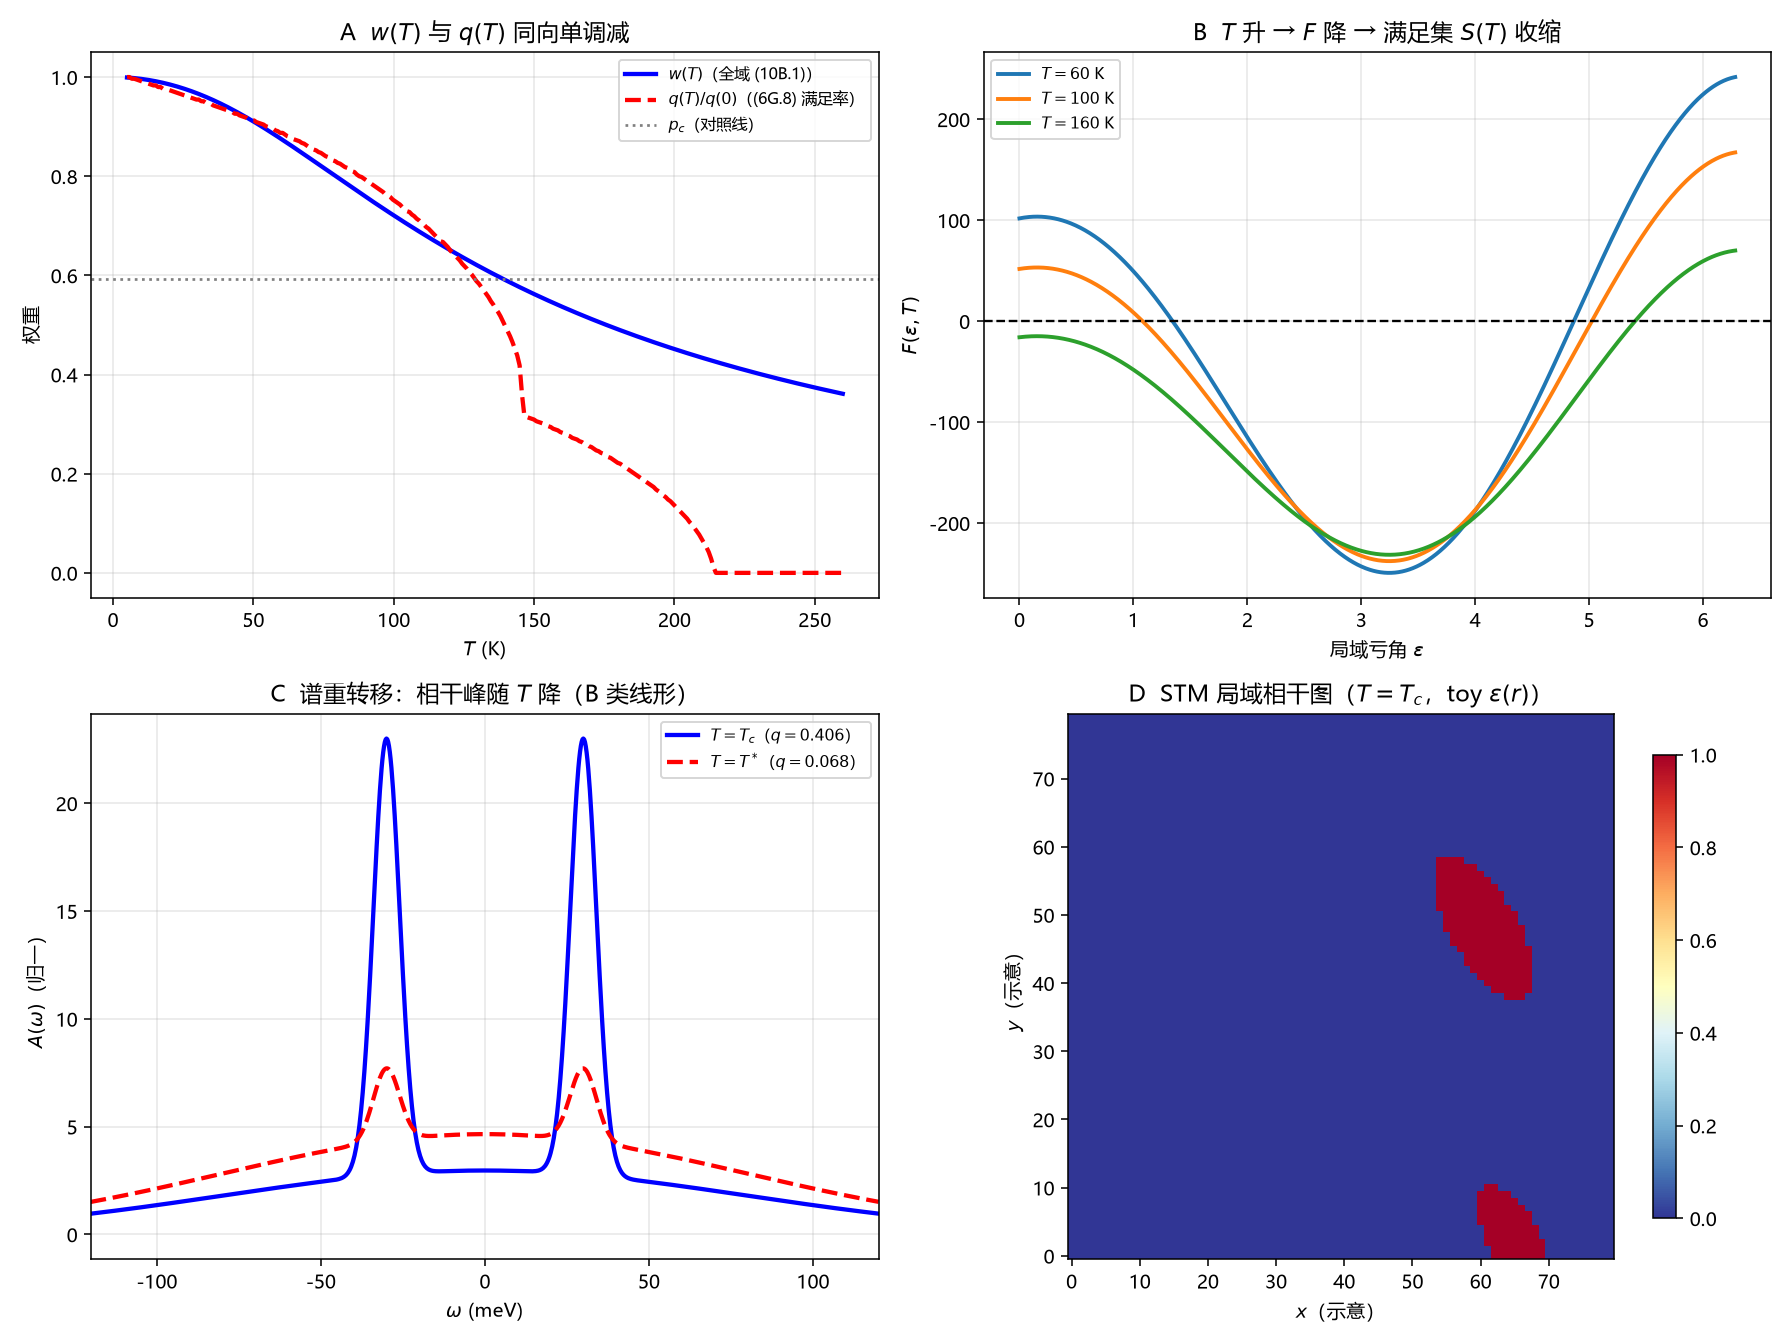

The Python source for this figure:
# -*- coding: utf-8 -*-
"""
R30：G21 满足率 q(T) 的链内定义与单调性
=====================================================================
预注册 R30 的 P1–P5（跑数前写死）：
  P1 (6G.8) 前件审计
  P2 F(eps,T) 随 T 严格减 ⇒ S(T2)⊆S(T1) ⇒ q 非增
  P3 全域 w(T)（非低温展开）
  P4 两分量谱归一；q(Tc)>q(T*)
  P5 Lean 单调性与子集

复跑：python "10 探索/超导第一性研究/04_计算验证/R30_G21满足率单调性.py"
"""
import csv
import math
import os
import sys

try:
    sys.stdout.reconfigure(encoding="utf-8")
except Exception:
    pass

import numpy as np
from scipy.integrate import quad
import matplotlib
matplotlib.use("Agg")
import matplotlib.pyplot as plt

plt.rcParams["font.sans-serif"] = ["Microsoft YaHei", "SimHei", "DejaVu Sans"]
plt.rcParams["axes.unicode_minus"] = False

OUT = os.path.dirname(os.path.abspath(__file__))
ROOT = os.path.abspath(os.path.join(OUT, "..", "..", ".."))
wD, Tc, Tstar, pc = 300.0, 83.0, 200.0, 0.592746


def w_full(T):
    x = T / wD
    if x <= 0:
        return 1.0
    return 2.0 * quad(lambda y: y * math.tanh(y / (2.0 * x)), 0.0, 1.0,
                      epsabs=1e-13, epsrel=1e-13)[0]


def main():
    # ---------- P1：前件审计 ----------
    card = open(os.path.join(ROOT, "10 探索", "超导第一性研究", "03_推导工作台",
                             "环06_G19容差标定.md"), encoding="utf-8").read()
    assert "J_0\\,A(\\varepsilon)\\,w(T)\\,\\cos" in card, "P1: (6G.8) 缺失"
    assert "非相干" in card, "P1: 热项方向缺失"

    # ---------- P3：全域 w(T) ----------
    Ts = np.linspace(5.0, 260.0, 300)
    ws = np.array([w_full(t) for t in Ts])
    assert np.all(np.diff(ws) < 0), "P3: w 应严格减"
    wc = w_full(Tc)
    assert 0 < wc < 1, "P3: 0<w(Tc)<1"

    # ---------- P2：F(eps,T) 单调 + q 非增 ----------
    # 示意参数（B 类）：A(eps)=1+eps/(2pi)，Lambda=N*eps，s=1/2，J0 定标
    eps = np.linspace(0.0, 2 * math.pi, 1200)
    N, s = 2.0, 0.5
    Aeps = 1.0 + eps / (2 * math.pi)
    cosL = np.cos(s * N * eps)
    J0 = 160.0
    k = 2.0 / math.pi

    def satisfy(T):
        F = J0 * Aeps * w_full(T) * cosL - k * T
        return F >= 0.0

    qs = np.array([satisfy(t).mean() for t in Ts])
    assert np.all(np.diff(qs) <= 1e-12), "P2: q 应非增"
    qc, qstar = satisfy(Tc).mean(), satisfy(Tstar).mean()
    assert qc > qstar, "P4: q(Tc) 应 > q(T*)"

    # 子集包含（在 eps 网格上逐点验证）
    for i in range(len(Ts) - 1):
        assert not np.any(satisfy(Ts[i + 1]) & ~satisfy(Ts[i])), "P2: S(T2) 不是 S(T1) 子集"

    # ---------- P4：两分量谱（B 类形状） ----------
    omega = np.linspace(-1.0, 1.0, 8001)
    delta = 0.03
    def gauss(center, width):
        g = np.exp(-0.5 * ((omega - center) / width) ** 2) / (width * math.sqrt(2 * math.pi))
        g += np.exp(-0.5 * ((omega + center) / width) ** 2) / (width * math.sqrt(2 * math.pi))
        return g / 2.0
    acoh, aincoh = gauss(delta, 0.004), gauss(0.0, 0.08)
    A_c = qc * acoh + (1 - qc) * aincoh
    A_s = qstar * acoh + (1 - qstar) * aincoh
    for A in (A_c, A_s):
        assert abs(float(np.trapezoid(A, omega)) - 1.0) < 1e-12, "P4: 谱未归一"

    # STM 示意局域谱重（toy epsilon 场，B 类）
    xx, yy = np.meshgrid(np.linspace(0, 1, 80), np.linspace(0, 1, 80))
    eps_field = math.pi + 1.3 * np.sin(6 * xx) * np.cos(5 * yy) + 0.9 * np.cos(11 * xx + 7 * yy)
    q_local = (J0 * (1 + eps_field / (2 * math.pi)) * w_full(Tc)
               * np.cos(s * N * eps_field) - k * Tc >= 0).astype(float)

    print("R30 G21 满足率（链内定义＋单调性，参数示意 B 类）：")
    print("  P1 (6G.8) 前件审计通过；热项取非相干 Θ(T)")
    print("  P2 子集包含全链成立；q(T) 非增")
    print("  P3 全域 w(Tc)=%.4f（低温展开在 T*/ωD≈0.67 失效，不用）" % wc)
    print("  P4 q(Tc)=%.4f > q(T*)=%.4f（p_c=%.4f 仅作对照线）" % (qc, qstar, pc))
    print("     两分量谱归一残差 <1e-12；STM 示意局域相干面积分数=%.4f" % q_local.mean())

    # ---------- 四面板 ----------
    fig, axes = plt.subplots(2, 2, figsize=(12.8, 9.6))

    ax = axes[0, 0]
    ax.plot(Ts, ws, "b-", lw=2.2, label="$w(T)$（全域 (10B.1)）")
    ax.plot(Ts, qs / qs.max(), "r--", lw=2.2, label="$q(T)/q(0)$（(6G.8) 满足率）")
    ax.axhline(pc, color="gray", ls=":", lw=1.4, label="$p_c$（对照线）")
    ax.set_xlabel("$T$ (K)")
    ax.set_ylabel("权重")
    ax.set_title("A  $w(T)$ 与 $q(T)$ 同向单调减")
    ax.legend(fontsize=8)
    ax.grid(alpha=0.3)

    ax = axes[0, 1]
    for T in [60.0, 100.0, 160.0]:
        Fbar = J0 * Aeps * w_full(T) * cosL - k * T
        ax.plot(eps, Fbar, lw=2.0, label="$T=%.0f$ K" % T)
    ax.axhline(0.0, color="k", ls="--", lw=1.2)
    ax.set_xlabel("局域亏角 $\\varepsilon$")
    ax.set_ylabel("$F(\\varepsilon,T)$")
    ax.set_title("B  $T$ 升 → $F$ 降 → 满足集 $S(T)$ 收缩")
    ax.legend(fontsize=8)
    ax.grid(alpha=0.3)

    ax = axes[1, 0]
    ax.plot(omega * 1e3, A_c, "b-", lw=2.2, label="$T=T_c$（$q=%.3f$）" % qc)
    ax.plot(omega * 1e3, A_s, "r--", lw=2.2, label="$T=T^*$（$q=%.3f$）" % qstar)
    ax.set_xlim(-120, 120)
    ax.set_xlabel("$\\omega$ (meV)")
    ax.set_ylabel("$A(\\omega)$（归一）")
    ax.set_title("C  谱重转移：相干峰随 $T$ 降（B 类线形）")
    ax.legend(fontsize=8)
    ax.grid(alpha=0.3)

    ax = axes[1, 1]
    im = ax.imshow(q_local, origin="lower", cmap="RdYlBu_r")
    ax.set_xlabel("$x$（示意）")
    ax.set_ylabel("$y$（示意）")
    ax.set_title("D  STM 局域相干图（$T=T_c$，toy $\\varepsilon(r)$）")
    fig.colorbar(im, ax=ax, shrink=0.85)

    fig.tight_layout()
    png = os.path.join(OUT, "R30_G21满足率单调性.png")
    fig.savefig(png, dpi=140)
    plt.close(fig)

    rows = [
        ["P1", "(6G.8) 前件齐备", "通过"],
        ["P2", "子集包含全链成立；q 非增", "通过"],
        ["P3", "全域 w(Tc)=%.4f" % wc, "通过"],
        ["P4", "q(Tc)=%.4f > q(T*)=%.4f；归一 <1e-12" % (qc, qstar), "通过（形状层）"],
        ["P5", "单调性／子集（Lean）", "由 Lean 承载"],
        ["结论", "G21 满足率定义与单调性链内；数值外生", "状态不动"],
    ]
    with open(os.path.join(OUT, "R30_G21满足率单调性_摘要.csv"), "w",
              newline="", encoding="utf-8-sig") as fo:
        wr = csv.writer(fo)
        wr.writerow(["判据", "数值", "判定"])
        wr.writerows(rows)

    print("图:", png)


if __name__ == "__main__":
    main()
